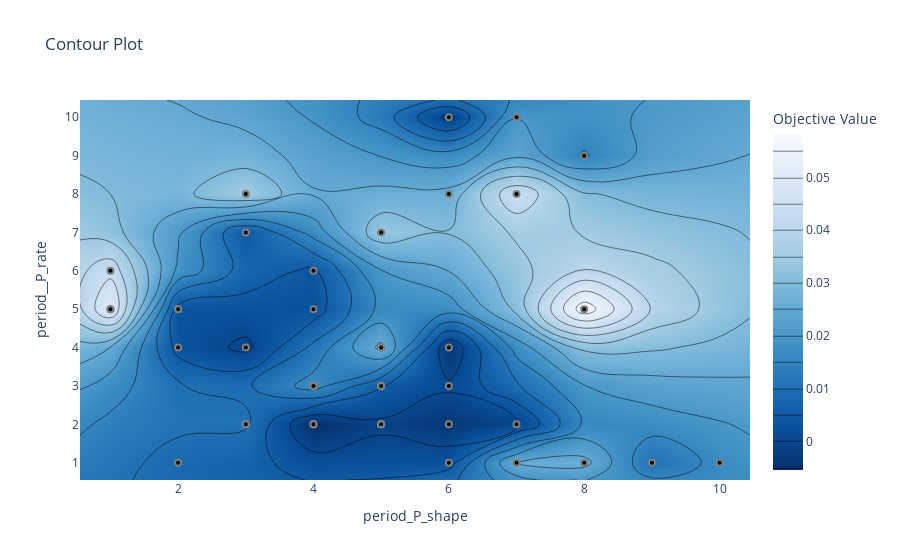

Write notebook code for a chart like this one.
### Code cell
plot_contour(study, params=[ 'period_P_shape', 'period__P_rate'])

### Figure 1 — Plotly figure (JSON) as saved in the notebook; plotly's stock layout.template omitted (floating-point values rounded to 4 significant figures; data arrays with more than 128 entries replaced by an {"elided": "..."} marker saying what was removed)
{"data": [{"colorbar": {"title": {"text": "Objective Value"}}, "colorscale": [[0, "rgb(247,251,255)"], [0.125, "rgb(222,235,247)"], [0.25, "rgb(198,219,239)"], [0.375, "rgb(158,202,225)"], [0.5, "rgb(107,174,214)"], [0.625, "rgb(66,146,198)"], [0.75, "rgb(33,113,181)"], [0.875, "rgb(8,81,156)"], [1, "rgb(8,48,107)"]], "connectgaps": true, "contours": {"coloring": "heatmap"}, "hoverinfo": "none", "line": {"smoothing": 1.3}, "reversescale": true, "type": "contour", "x": [0.55, 1, 2, 3, 4, 5, 6, 7, 8, 9, 10, 10.45], "y": [0.55, 1, 2, 3, 4, 5, 6, 7, 8, 9, 10, 10.45], "z": {"elided": "12x12 float values"}}, {"marker": {"color": "black", "line": {"color": "Grey", "width": 2}}, "mode": "markers", "showlegend": false, "type": "scatter", "x": [7, 6, 3, 8, 1, 1, 2, 1, 7, 2, 10, 4, 4, 4, 5, 4, 5, 6, 9, 5, 3, 4, 5, 5, 7, 6, 5, 3, 5, 8, 6, 4, 5, 6, 3, 7, 5, 3, 2, 4, 8, 4, 6, 4, 5, 3, 4, 2, 5, 4], "y": [8, 8, 8, 5, 5, 5, 5, 6, 10, 5, 1, 2, 2, 3, 3, 3, 3, 3, 1, 4, 7, 3, 2, 2, 2, 1, 4, 2, 4, 1, 10, 2, 2, 2, 4, 1, 3, 2, 1, 6, 9, 3, 4, 3, 2, 2, 3, 4, 7, 5]}], "layout": {"title": {"text": "Contour Plot"}, "xaxis": {"range": [0.55, 10.45], "title": {"text": "period_P_shape"}}, "yaxis": {"range": [0.55, 10.45], "title": {"text": "period__P_rate"}}}}
